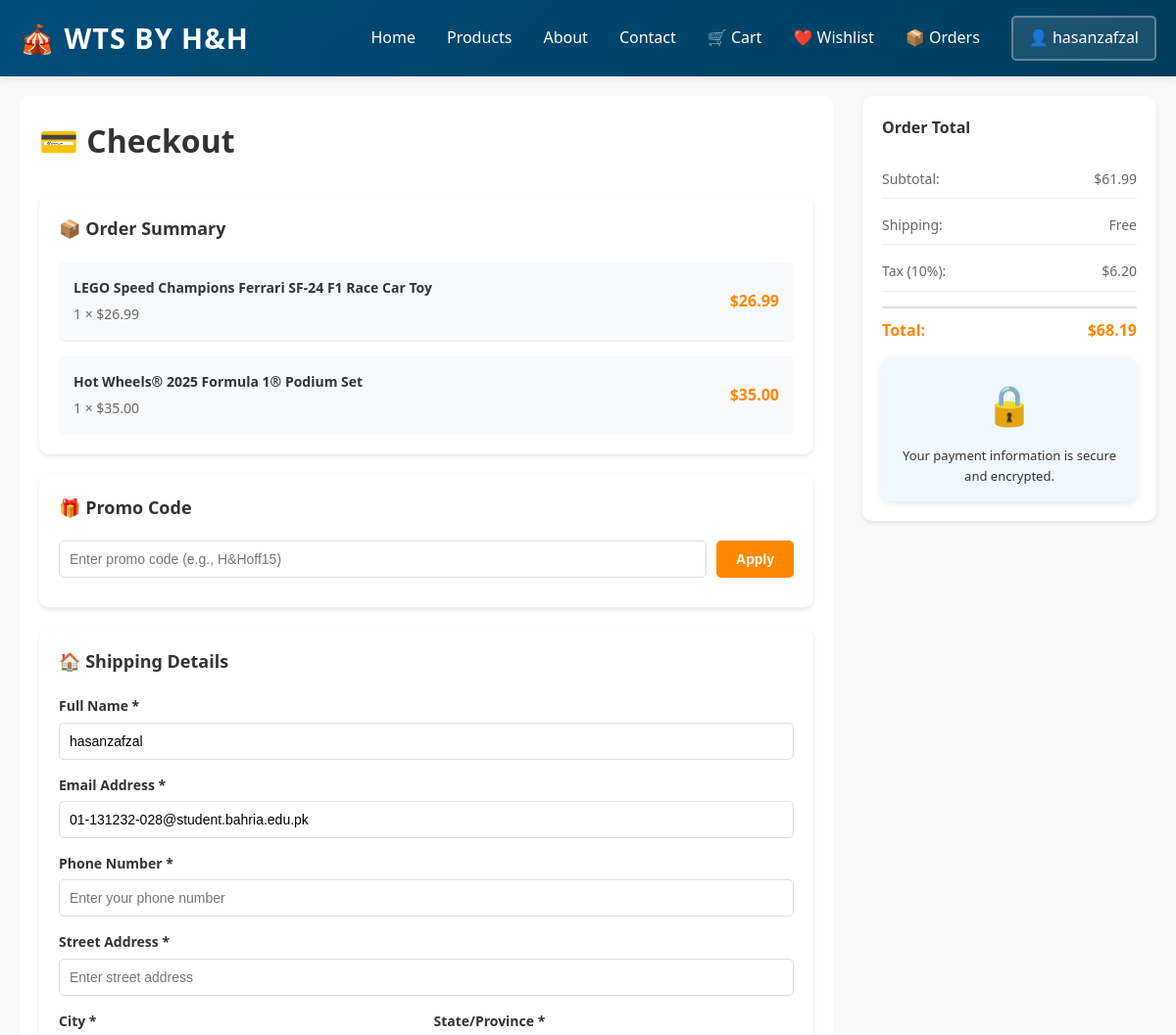
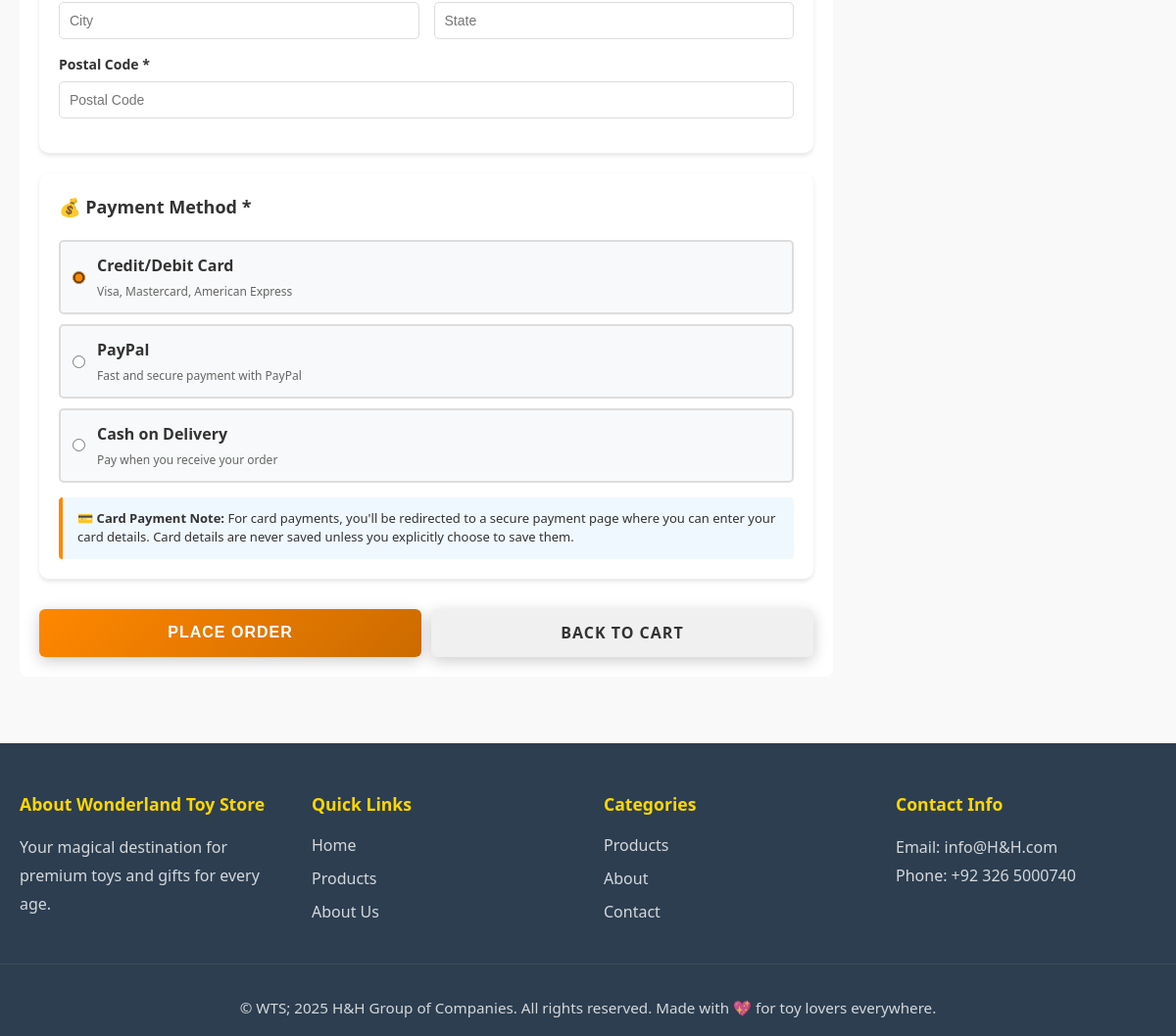
The page /checkout (signed in) on the database its author committed (2 pictures, top to bottom).
### app/models.py (models this page shows, shortened)
class User(UserMixin, db.Model):
    __tablename__ = 'users'
    id = db.Column(db.Integer, primary_key=True)
    username = db.Column(db.String(80), unique=True, nullable=False)
    email = db.Column(db.String(120), unique=True, nullable=False)
    password_hash = db.Column(db.String(200), nullable=False)
    reset_token = db.Column(db.String(100), unique=True, nullable=True)
    reset_token_expires = db.Column(db.DateTime, nullable=True)
    is_admin = db.Column(db.Boolean, default=False)
    created_at = db.Column(db.DateTime, default=datetime.utcnow)
    cart = db.relationship('Cart', backref='user', lazy=True, uselist=False)
    orders = db.relationship('Order', backref='user', lazy=True)
    wishlist_items = db.relationship('Wishlist', backref='user', lazy=True, cascade='all, delete-orphan')

class CartItem(db.Model):
    __tablename__ = 'cart_items'
    id = db.Column(db.Integer, primary_key=True)
    cart_id = db.Column(db.Integer, db.ForeignKey('carts.id'), nullable=False)
    product_id = db.Column(db.Integer, db.ForeignKey('products.id'), nullable=False)
    quantity = db.Column(db.Integer, default=1, nullable=False)
    added_at = db.Column(db.DateTime, default=datetime.utcnow)

class Product(db.Model):
    __tablename__ = 'products'
    id = db.Column(db.Integer, primary_key=True)
    name = db.Column(db.String(120), nullable=False)
    price = db.Column(db.Float, nullable=False)
    description = db.Column(db.Text)
    stock = db.Column(db.Integer, default=0)
    category_id = db.Column(db.Integer, db.ForeignKey('categories.id'), nullable=True)
    image_filename = db.Column(db.String(255), nullable=True)
    is_featured = db.Column(db.Boolean, default=False)
    created_at = db.Column(db.DateTime, default=datetime.utcnow)
    updated_at = db.Column(db.DateTime, default=datetime.utcnow, onupdate=datetime.utcnow)
    orders = db.relationship('Order', backref='product', lazy=True)
    cart_items = db.relationship('CartItem', backref='product', lazy=True)
    wishlist_items = db.relationship('Wishlist', backref='product', lazy=True, cascade='all, delete-orphan')

### app/routes.py (the view, shortened to what this page needs)
@main_bp.route('/checkout', methods=['GET', 'POST'])
@login_required
def checkout():
    cart = current_user.cart
    if not cart or not cart.items:
        flash('Your cart is empty', 'warning')
        return redirect(url_for('main.view_cart'))
    return render_template('checkout.html', title='Checkout', cart=cart, user=current_user)

### app/templates/checkout.html (shortened to what this page needs)
{% extends "base.html" %}
{% block content %}
<div class="container">
    <div class="checkout-wrapper">
        <div class="checkout-main">
            <h1>💳 Checkout</h1>
            <div class="checkout-section">
                <h2>📦 Order Summary</h2>
                <div class="order-items">
                    {% for item in cart.items %}
                        <div class="order-item">
                            <div class="item-info">
                                <h4>{{ item.product.name }}</h4>
                                <p class="item-price">{{ item.quantity }} × ${{ "%.2f"|format(item.product.price) }}</p>
                            </div>
                            <div class="item-total">
                                ${{ "%.2f"|format(item.product.price * item.quantity) }}
                            </div>
                        </div>
                    {% endfor %}
                </div>
            </div>
            <form method="POST" id="checkoutForm">
                <div class="checkout-section">
                    <h2>🎁 Promo Code</h2>
                    <div class="promo-code-group">
                        <div class="promo-input-wrapper">
                            <input type="text" id="promoInput" name="promo_code" placeholder="Enter promo code (e.g., H&Hoff15)" maxlength="50">
                            <button type="button" id="applyPromoBtn" class="btn-apply-promo">Apply</button>
                        </div>
                    </div>
                </div>
                <div class="checkout-section">
                    <h2>🏠 Shipping Details</h2>
                    <div class="form-group">
                        <label>Full Name *</label>
                        <input type="text" name="full_name" required placeholder="Enter your full name" value="{{ user.username }}">
                    </div>
                    <div class="form-group">
                        <label>Email Address *</label>
                        <input type="email" name="email" required placeholder="Enter your email" value="{{ user.email }}">
                    </div>
                    <div class="form-group">
                        <label>Phone Number *</label>
                        <input type="tel" name="phone" required placeholder="Enter your phone number">
                    </div>
                    <div class="form-group">
                        <label>Street Address *</label>
                        <input type="text" name="shipping_address" required placeholder="Enter street address">
                    </div>
                    <div class="form-row">
                        <div class="form-group">
                            <label>City *</label>
                            <input type="text" name="city" required placeholder="City">
                        </div>
                        <div class="form-group">
                            <label>State/Province *</label>
                            <input type="text" name="state" required placeholder="State">
                        </div>
                    </div>
                    <div class="form-group">
                        <label>Postal Code *</label>
                        <input type="text" name="postal_code" required placeholder="Postal Code">
                    </div>
                </div>
                <div class="checkout-section">
                    <h2>💰 Payment Method *</h2>
                    <div class="payment-options">
                        <label class="payment-option">
                            <input type="radio" name="payment_method" value="card" checked required>
                            <div class="payment-content">
                                <span class="payment-label">Credit/Debit Card</span>
                                <span class="payment-desc">Visa, Mastercard, American Express</span>
                            </div>
                        </label>
                        <label class="payment-option">
                            <input type="radio" name="payment_method" value="paypal" required>
                            <div class="payment-content">
                                <span class="payment-label">PayPal</span>
                                <span class="payment-desc">Fast and secure payment with PayPal</span>
                            </div>
                        </label>
                        <label class="payment-option">
                            <input type="radio" name="payment_method" value="cash_on_delivery" required>
                            <div class="payment-content">
                                <span class="payment-label">Cash on Delivery</span>
                                <span class="payment-desc">Pay when you receive your order</span>
                            </div>
                        </label>
                    </div>
                    <div class="payment-note">
                        <p>💳 <strong>Card Payment Note:</strong> For card payments, you'll be redirected to a secure payment page where you can enter your card details. Card details are never saved unless you explicitly choose to save them.</p>
                    </div>
                </div>
                <div class="checkout-actions">
                    <button type="submit" class="btn btn-primary btn-place-order">Place Order</button>
                    <a href="{{ url_for('main.view_cart') }}" class="btn btn-secondary">Back to Cart</a>
                </div>
            </form>
        </div>
        <div class="checkout-sidebar">
            <div class="order-total-card">
                <h3>Order Total</h3>
                <div class="price-breakdown">
                    <div class="price-row">
                        <span>Subtotal:</span>
                        <span id="subtotal">${{ "%.2f"|format(cart.get_total()) }}</span>
                    </div>
                    <div class="price-row">
                        <span>Shipping:</span>
                        <span>Free</span>
                    </div>
                    <div class="price-row">
                        <span>Tax (10%):</span>
                        <span id="tax">${{ "%.2f"|format(cart.get_total() * 0.1) }}</span>
                    </div>
                </div>
                <div class="price-row total">
                    <span>Total:</span>
                    <span id="total">${{ "%.2f"|format(cart.get_total() * 1.1) }}</span>
                </div>
                <div class="security-info">
                    <div class="security-badge">🔒</div>
                    <p>Your payment information is secure and encrypted.</p>
                </div>
            </div>
        </div>
    </div>
</div>
{% endblock %}

### app/templates/base.html (shortened to what this page needs)
<!DOCTYPE html>
<html lang="en">
<head>
    <link rel="stylesheet" href="{{ url_for('static', filename='css/style.css') }}">
</head>
<body>
    <nav class="navbar">
        <div class="nav-container">
            <a href="{{ url_for('main.index') }}" class="logo">🎪 WTS by H&H</a>
            <ul class="nav-menu">
                {% if current_user.is_authenticated and current_user.is_admin %}
                    <li><a href="{{ url_for('main.admin_dashboard') }}" class="admin-nav">🎛️ Dashboard</a></li>
                    <li class="user-menu" id="userMenuToggle">
                        <span class="user-trigger">👤 Admin: {{ current_user.username }}</span>
                        <div class="user-dropdown" id="userDropdown">
                            <a href="{{ url_for('main.logout') }}">🚪 Logout</a>
                        </div>
                    </li>
                {% else %}
                    <li><a href="{{ url_for('main.index') }}">Home</a></li>
                    <li><a href="{{ url_for('main.products') }}">Products</a></li>
                    <li><a href="{{ url_for('main.about') }}">About</a></li>
                    <li><a href="{{ url_for('main.contact') }}">Contact</a></li>
                    {% if current_user.is_authenticated %}
                        <li><a href="{{ url_for('main.view_cart') }}">🛒 Cart</a></li>
                        <li><a href="{{ url_for('main.view_wishlist') }}">❤️ Wishlist</a></li>
                        <li><a href="{{ url_for('main.orders') }}">📦 Orders</a></li>
                        <li class="user-menu" id="userMenuToggle">
                            <span class="user-trigger">👤 {{ current_user.username }}</span>
                        </li>
                    {% else %}
                        <li><a href="{{ url_for('main.login') }}" class="btn-login">Login</a></li>
                        <li><a href="{{ url_for('main.register') }}" class="btn-register">Register</a></li>
                    {% endif %}
                {% endif %}
            </ul>
        </div>
    </nav>
    <main>
        {% block content %}{% endblock %}
    </main>
    <footer>
        <div class="footer-content">
            <div class="footer-section">
                <h4>About Wonderland Toy Store</h4>
                <p>Your magical destination for premium toys and gifts for every age.</p>
            </div>
            <div class="footer-section">
                <h4>Quick Links</h4>
                <ul>
                    <li><a href="{{ url_for('main.index') }}">Home</a></li>
                    <li><a href="{{ url_for('main.products') }}">Products</a></li>
                    <li><a href="{{ url_for('main.about') }}">About Us</a></li>
                </ul>
            </div>
            <div class="footer-section">
                <h4>Categories</h4>
                <ul>
                    <li><a href="{{ url_for('main.products') }}">Products</a></li>
                    <li><a href="{{ url_for('main.about') }}">About</a></li>
                    <li><a href="{{ url_for('main.contact') }}">Contact</a></li>
                </ul>
            </div>
            <div class="footer-section">
                <h4>Contact Info</h4>
                <p>Email: info@H&H.com</p>
                <p>Phone: +92 326 5000740</p>
            </div>
        </div>
        <div class="footer-bottom">
            <p>&copy; WTS; 2025 H&H Group of Companies. All rights reserved. Made with 💖 for toy lovers everywhere.</p>
        </div>
    </footer>
</body>
</html>

### rows shown on the page
User: username "hasanzafzal", full_name "hasanzafzal", email "01-131232-028@student.bahria.edu.pk"
CartItem: product.name "LEGO Speed Champions Ferrari SF-24 F1 Race Car Toy", quantity "1"
Product: product.price "26.99", item.product.price*item.quantity "26.99", get_total "61.99", cart.get_total()*0.1 "6.20", cart.get_total()*1.1 "68.19"
CartItem: product.name "Hot Wheels® 2025 Formula 1® Podium Set", quantity "1"
Product: product.price "35.00", item.product.price*item.quantity "35.00"
